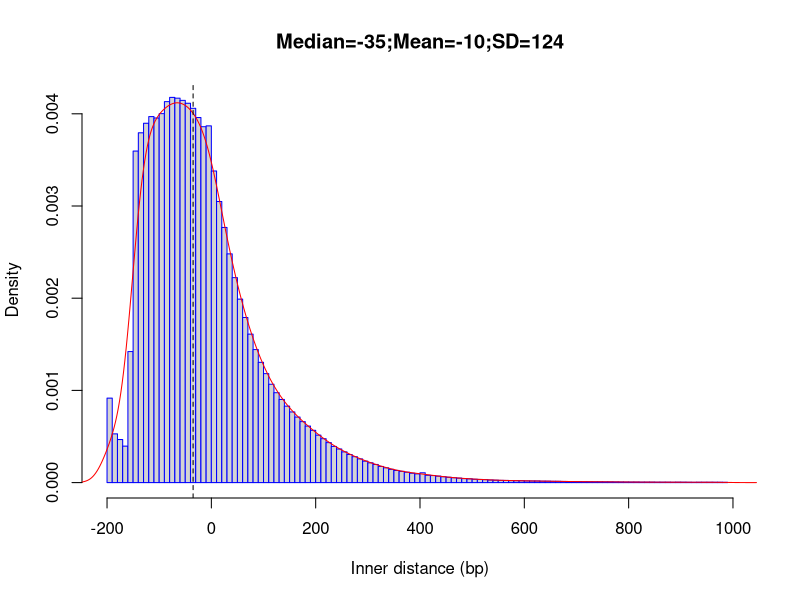

Generate this figure with R:
png("/rds/user/is460/hpc-work/muscle-rnaseq/ezbamqc/output/figs/srpk3_hom_ttnb_het_9.inner_distance_plot.png",width=500,height=500,units="px")
fragsize=rep(c(-195,-185,-175,-165,-155,-145,-135,-125,-115,-105,-95,-85,-75,-65,-55,-45,-35,-25,-15,-5,5,15,25,35,45,55,65,75,85,95,105,115,125,135,145,155,165,175,185,195,205,215,225,235,245,255,265,275,285,295,305,315,325,335,345,355,365,375,385,395,405,415,425,435,445,455,465,475,485,495,505,515,525,535,545,555,565,575,585,595,605,615,625,635,645,655,665,675,685,695,705,715,725,735,745,755,765,775,785,795,805,815,825,835,845,855,865,875,885,895,905,915,925,935,945,955,965,975,985),times=c(135029,77911,68814,58257,209440,529892,559106,574363,585005,582758,589753,608945,615685,614481,610938,606343,598292,583506,568850,570200,498083,449298,407770,365603,327609,293256,263901,237289,212635,192243,174164,157239,143687,132881,122188,112939,104741,97459,90381,83510,75851,70176,63884,57794,53727,49127,44898,41409,37855,34306,31669,28980,25837,23596,21183,19393,17967,16560,14975,13893,15717,11704,11297,10341,9352,8498,7716,7140,6375,6092,5306,5043,4718,4160,3801,3566,3413,3202,3099,2974,2666,2576,2531,2281,2242,2083,2063,1870,1697,1637,1560,1359,1391,1330,1339,1219,1185,1084,1017,910,850,815,787,735,714,636,685,644,587,623,641,552,475,562,594,537,579,534,452))
frag_sd = round(sd(fragsize),digits=0)
frag_mean = round(mean(fragsize),digits=0)
frag_median = round(median(fragsize),digits=0)
hist(fragsize,probability=T,breaks=120,xlim=c(-200,1000),xlab="Inner distance (bp)",main=paste(c("Median=",frag_median,";","Mean=",frag_mean,";","SD=",frag_sd),collapse=""),border="blue")
lines(density(fragsize,bw=20),col='red')
abline(v=frag_median,lty=2)
dev.state = dev.off()
